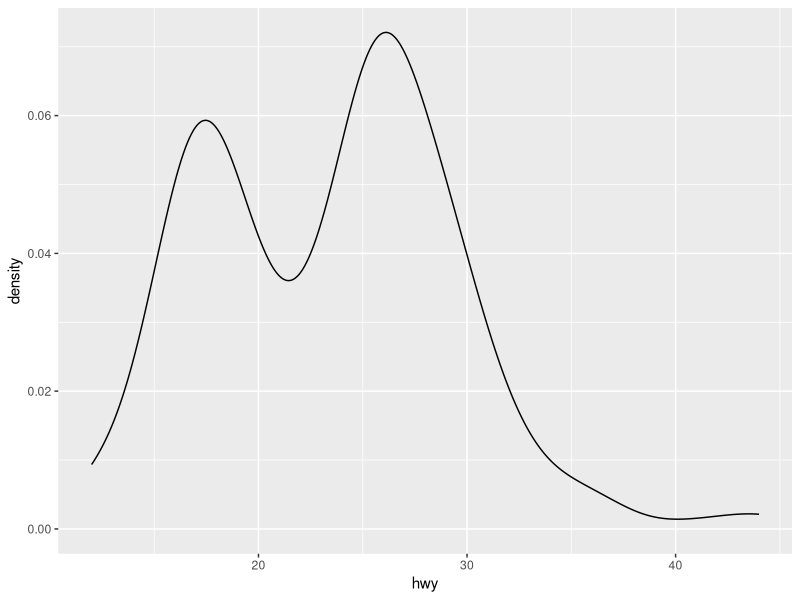

The R source for this figure:
## ---- chunk 1
# this is a comment
library(ggplot2)

ggplot(data = mpg, aes(x = hwy)) + geom_density()

## ---- chunk 2


## ---- chunk 3

## ---- chunk 4

